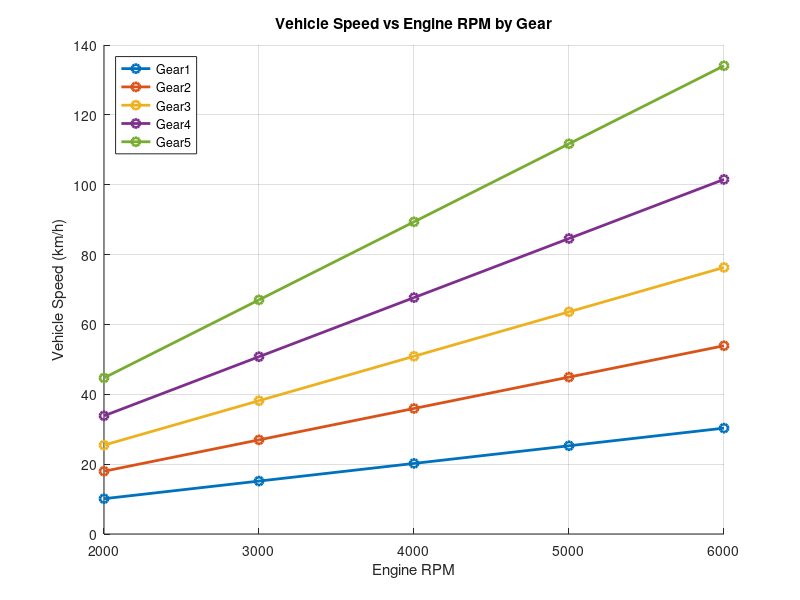

Here is the MATLAB script that generated this plot:
%40026085 Mohammad Hossein Lellahi
radius = 0.38;
fdr = 4.11;  
rpms = 2000:1000:6000;
ratios = struct('Gear1',3.45,'Gear2',1.94,'Gear3',1.37,'Gear4',1.03,'Gear5',0.78);

figure;
hold on;
colors = lines(length(fieldnames(ratios)));
gear_names = fieldnames(ratios);

for g = 1:length(gear_names)
    gear = gear_names{g};
    GR = ratios.(gear);
    speeds_kph = zeros(size(rpms));
    for j = 1:length(rpms)
        rpm = rpms(j);
        speed_mps = (pi * radius * rpm) / (GR * fdr * 60);
        speeds_kph(j) = speed_mps * 3.6;
    end
    plot(rpms,speeds_kph,'-o','LineWidth',2, ...
        'DisplayName',[gear],'Color',colors(g,:));
end
xlabel('Engine RPM');
ylabel('Vehicle Speed (km/h)');
title('Vehicle Speed vs Engine RPM by Gear');
grid on;
legend('Location', 'northwest');
hold off;
